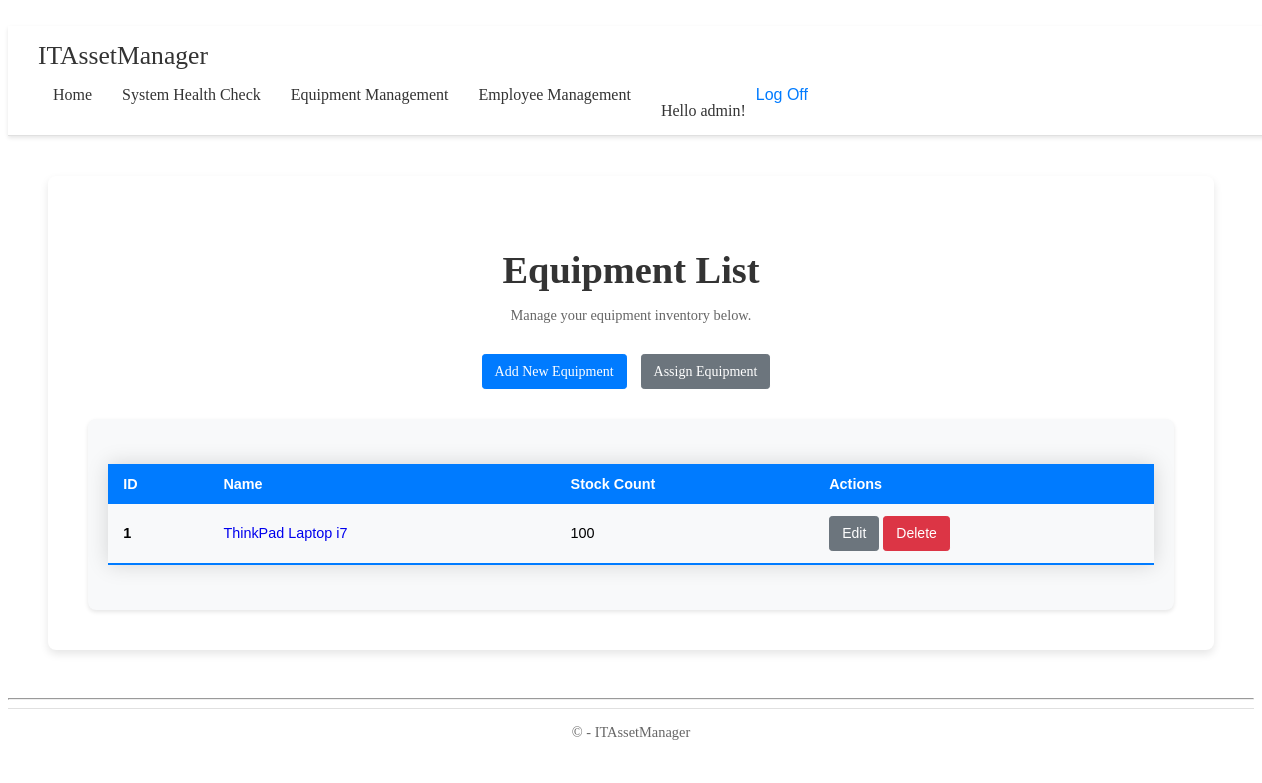
Page /equipment/ (signed in) on the earlier database version.
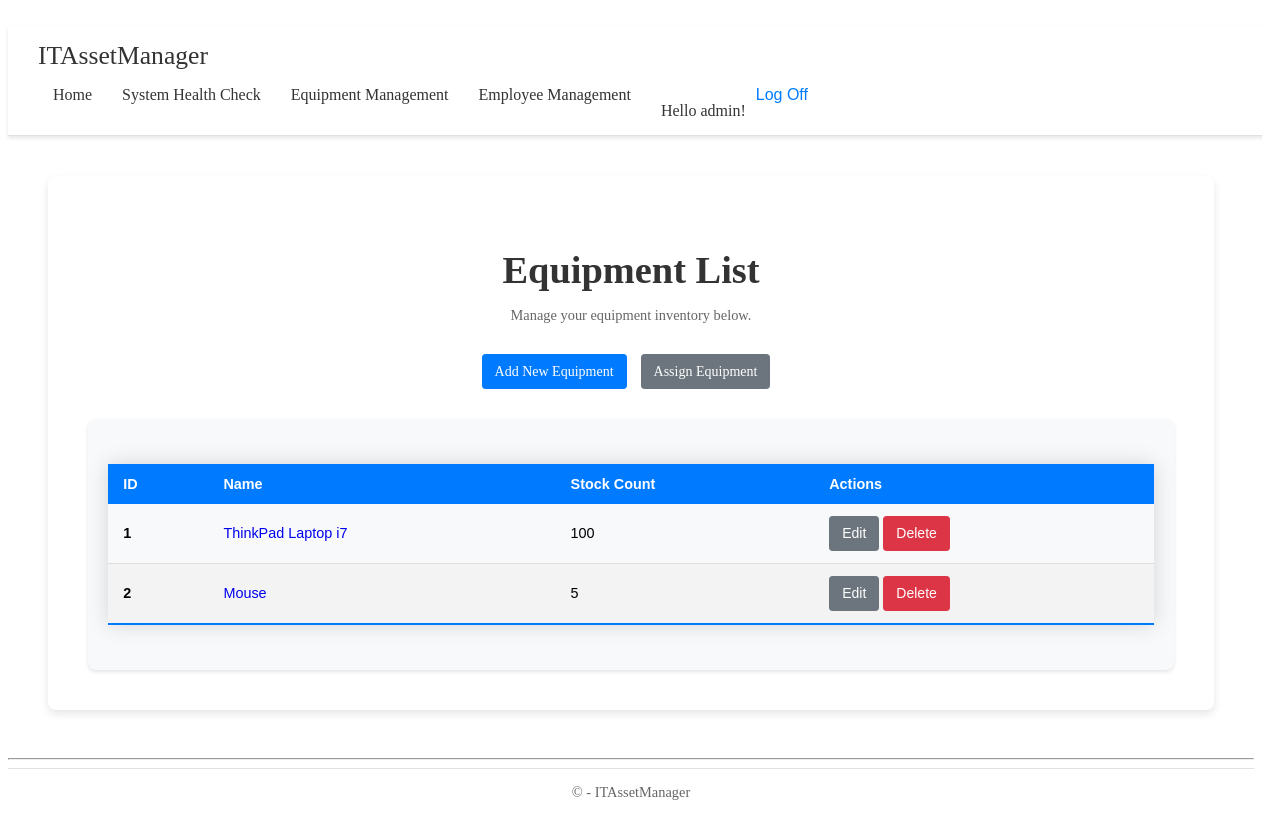
Same page on the later database version.
### app/models.py (models this page shows, shortened)
class Equipment(models.Model):
    CONDITION_CHOICES = [
        ('new', 'New'),
        ('good', 'Good'),
        ('fair', 'Fair'),
        ('poor', 'Poor'),
        ('broken', 'Broken'),
    ]
    USAGE_STATUS_CHOICES = [
        ('free', 'Free'),
        ('in_use', 'In Use'),
        ('maintenance', 'Maintenance'),
        ('in_repair', 'In Repair'),  # New status added
    ]
    name = models.CharField(max_length=100)
    description = models.TextField(null=True, blank=True)  # Nullable and blankable
    purchased_date = models.DateField(default=date.today)  # Default to current day
    serial_number = models.CharField(max_length=100, unique=True)
    assigned_users = models.ManyToManyField(User, blank=True)  # Changed to ManyToManyField
    condition_status = models.CharField(max_length=10, choices=CONDITION_CHOICES, default='new')
    usage_status = models.CharField(max_length=15, choices=USAGE_STATUS_CHOICES, default='free')
    stock = models.PositiveIntegerField(default=0)  # New stock field

### app/decorators.py (the view)
    def wrapper(request, *args, **kwargs):
        if not request.user.is_authenticated:
            return redirect('login')
        return view_func(request, *args, **kwargs)

### app/views.py (called while the page is built)
@login_required
def equipment_list(request):
    equipments = Equipment.objects.all()
    return render(request, 'app/equipment/equipment_list.html', {'equipments': equipments})

### app/templates/app/equipment/equipment_list.html (shortened to what this page needs)
﻿{% extends 'app/base.html' %}
{% load static %}
{% block extra_head %}
<link rel="stylesheet" href="{% static 'app/content/equipment/equipment_list.css' %}">
{% endblock %}
{% block content %}
<main>
    <section class="dashboard">
        <div class="dashboard-header">
            <h2>Equipment List</h2>
            <p>Manage your equipment inventory below.</p>
        </div>
        <div class="dashboard-actions">
            <a href="{% url 'equipment_create' %}" class="btn btn-primary">Add New Equipment</a>
            <a href="{% url 'assign_equipment_list' %}" class="btn btn-secondary">Assign Equipment</a>
        </div>
        <div class="dashboard-grid">
            <div class="box">
                <table class="styled-table">
                    <thead>
                        <tr>
                            <th scope="col">ID</th>
                            <th scope="col">Name</th>
                            <th scope="col">Stock Count</th>
                            <th scope="col">Actions</th>
                        </tr>
                    </thead>
                    <tbody>
                        {% for equipment in equipments %}
                        <tr>
                            <th scope="row">{{ forloop.counter }}</th>
                            <td>
                                <a class="equipment-link" href="{% url 'equipment_detail' equipment.pk %}" style="text-decoration: none;">{{ equipment.name }}</a>
                            </td>
                            <td>{{ equipment.stock }}</td>
                            <td>
                                <a class="btn btn-secondary btn-sm" href="{% url 'equipment_update' equipment.pk %}">Edit</a>
                                <a class="btn btn-danger btn-sm" href="{% url 'equipment_delete' equipment.pk %}">Delete</a>
                            </td>
                        </tr>
                        {% endfor %}
                    </tbody>
                </table>
            </div>
        </div>
    </section>
</main>
{% endblock %}

Differences in the rows shown:
added Equipment: name "Mouse", stock "5"
